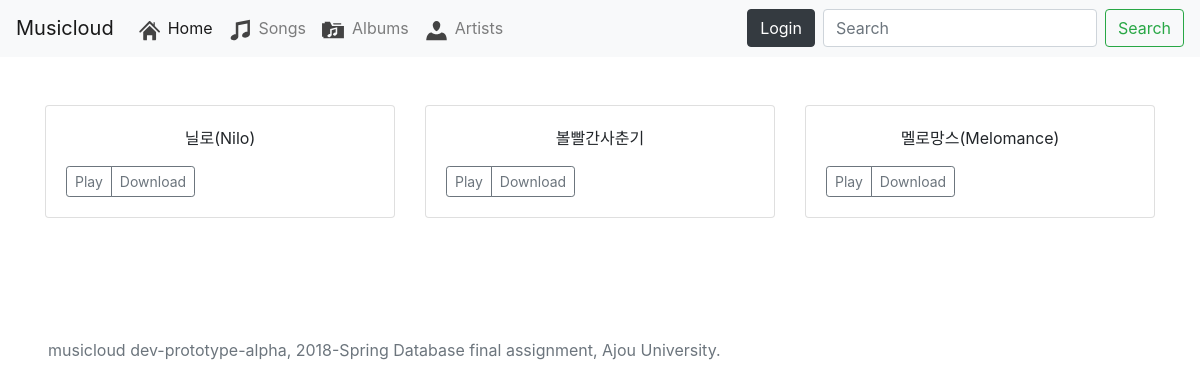
The app's page /artists/, older data.
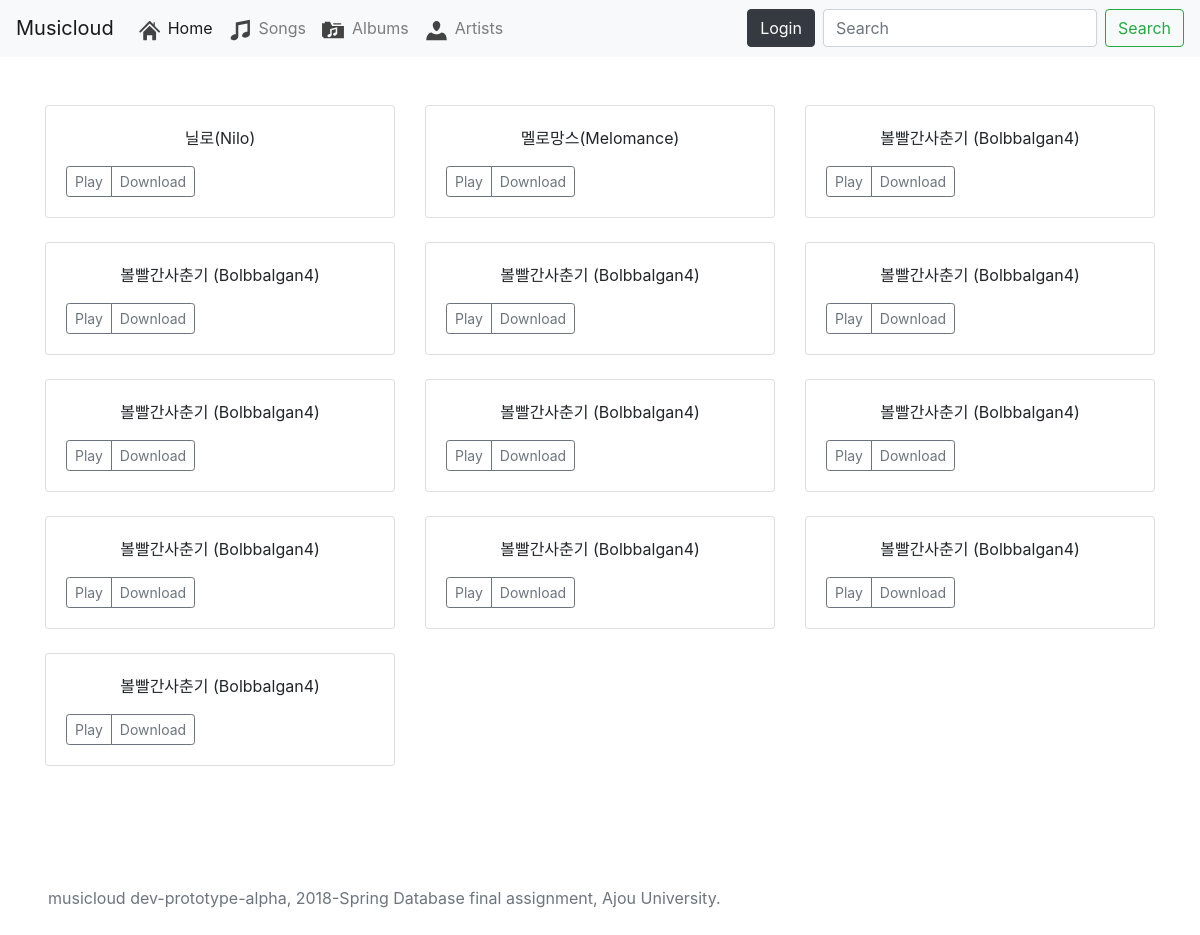
The same page, newer data.
### mc/models.py (models this page shows, shortened)
class Artist(models.Model):
    name = models.CharField(max_length=100)
    image = models.ImageField(upload_to='images/artist', blank=True)
    is_group = models.BooleanField()

### mc/views.py (the view, shortened to what this page needs)
# urls.py: url(r'^artists/$', views.index, {'index_type': 'artists'}, name='index_artists'),
def index(request, index_type=''):
    if index_type == 'artists':
        artists = Artist.objects.all()
        return render(request, 'index_artist.html',
                      {
                          'artists': artists,
                          'is_main_page': (index_type == 'main') and True or False
                      })
        pass

### templates/index_artist.html (shortened to what this page needs)
{% extends 'base.html' %}
{% block body %}
<div class="album py-5">
    <div class="container">
        <div class="row">
        {% for artist in artists %}
            <div class="col-md-4">
                <div class="card mb-4 box-shadow">
                    <div class="card-body">
                        <p class="card-text">{{ artist.name }}</p>
                        <div class="d-flex justify-content-between align-items-center">
                            <div class="btn-group">
                                <button type="button" class="btn btn-sm btn-outline-secondary">Play</button>
                                <button type="button" class="btn btn-sm btn-outline-secondary">Download</button>
                            </div>
                        </div>
                    </div>
                </div>
            </div>
        {% endfor %}
        </div>
    </div>
</div>
{% endblock %}

Row changes from the older to the newer data that the page shows:
removed Artist: name "볼빨간사춘기"
added Artist: name "볼빨간사춘기 (Bolbbalgan4)"
added Artist: name "볼빨간사춘기 (Bolbbalgan4)"
added Artist: name "볼빨간사춘기 (Bolbbalgan4)"
added Artist: name "볼빨간사춘기 (Bolbbalgan4)"
added Artist: name "볼빨간사춘기 (Bolbbalgan4)"
added Artist: name "볼빨간사춘기 (Bolbbalgan4)"
added Artist: name "볼빨간사춘기 (Bolbbalgan4)"
added Artist: name "볼빨간사춘기 (Bolbbalgan4)"
added Artist: name "볼빨간사춘기 (Bolbbalgan4)"
added Artist: name "볼빨간사춘기 (Bolbbalgan4)"
added Artist: name "볼빨간사춘기 (Bolbbalgan4)"
